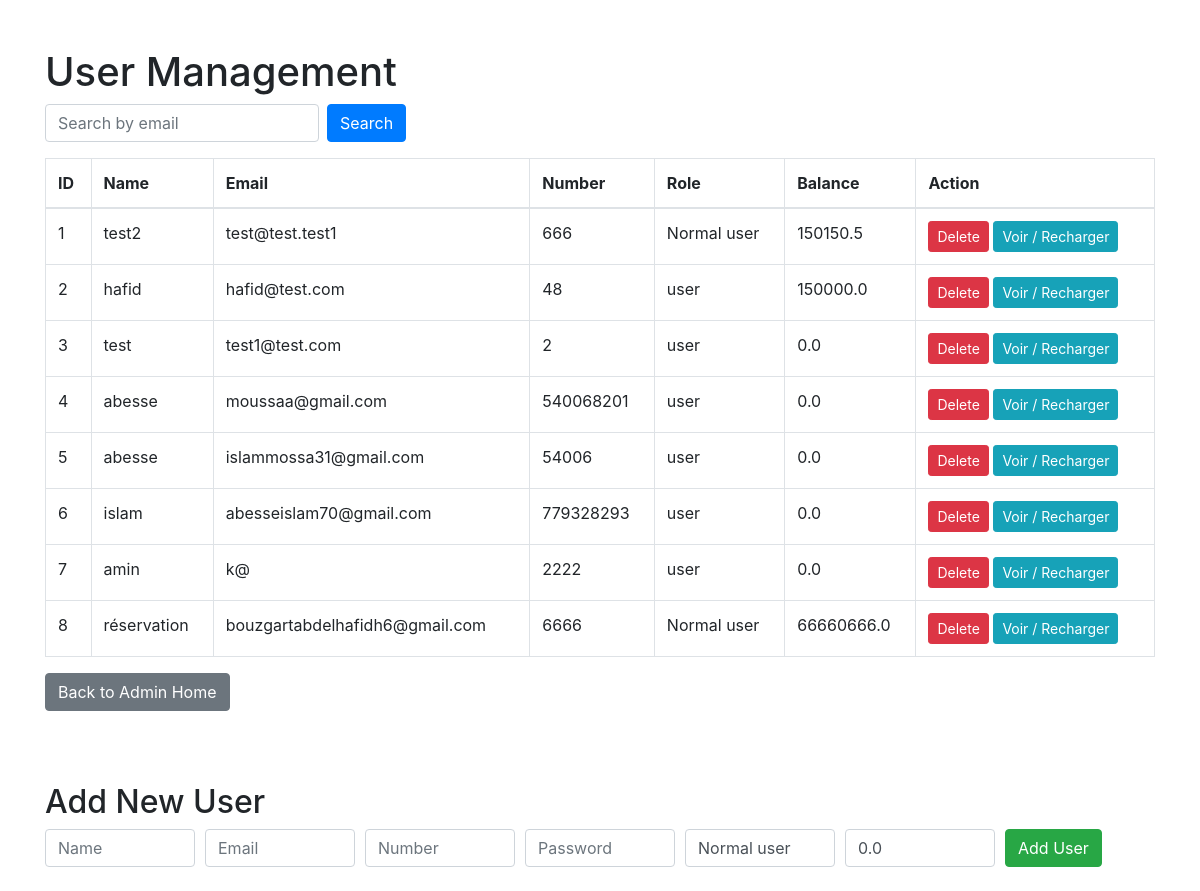
Before: /admin/users with the older database file.
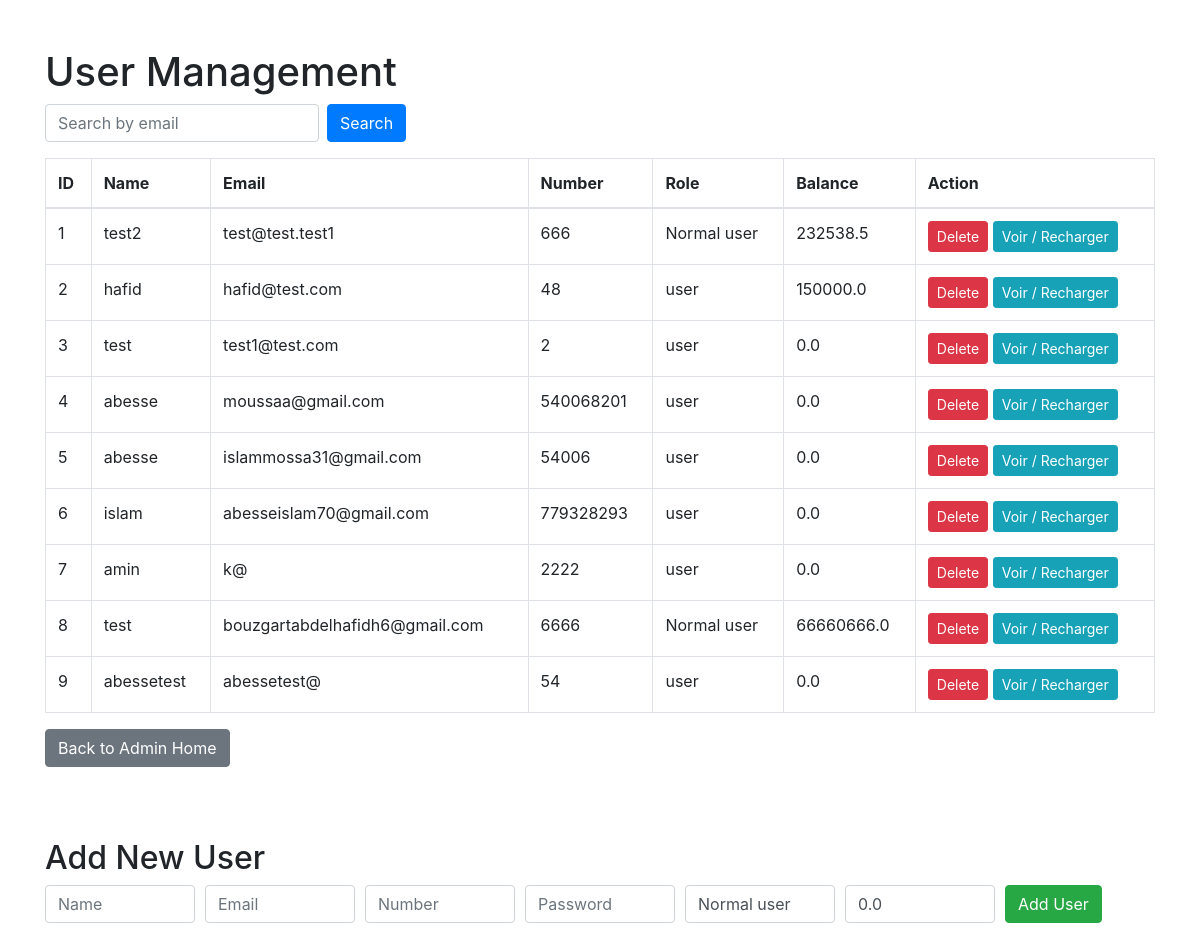
After: the same page with the newer database file.
### models.py (models this page shows)
class User(db.Model):
    __tablename__ = 'users'
    id = db.Column(db.Integer, primary_key=True)
    name = db.Column(db.String(100), nullable=False)
    email = db.Column(db.String(120), unique=True, nullable=False)
    number = db.Column(db.Integer,unique=True,nullable=False)
    password = db.Column(db.String(100), nullable=False)
    role = db.Column(db.String(20), default='Normal user')
    balance = db.Column(db.Float, default=0.0)
    bookings = db.relationship('Booking', backref='user')
    recharges = db.relationship('Recharge', backref='user')

### admin_bcnslg_bleu.py (the view)
@admin_bp.route('/users')
def users_page():
    search_email = request.args.get('search_email')
    if search_email:
        users = [get_user_by_email(search_email)] if get_user_by_email(search_email) else []
    else:
        users = get_all_users()
    return render_template('users.html', users=users)

### data_access1.py (called while the page is built)
def get_all_users():
    return User.query.all()

### templates/users.html (shortened to what this page needs)
<!DOCTYPE html>
<html lang="en">
<head>
    <link rel="stylesheet" href="https://stackpath.bootstrapcdn.com/bootstrap/4.5.2/css/bootstrap.min.css">
</head>
<body>
<div class="container mt-5">
    <h1>User Management</h1>
    <form method="get" action="{{ url_for('admin_bp.users_page') }}" class="form-inline mb-3">
        <input type="email" name="search_email" class="form-control mr-2" placeholder="Search by email" value="{{ request.args.get('search_email', '') }}">
        <button type="submit" class="btn btn-primary">Search</button>
    </form>
    <table class="table table-bordered">
        <thead>
            <tr>
                <th>ID</th>
                <th>Name</th>
                <th>Email</th>
                <th>Number</th>
                <th>Role</th>
                <th>Balance</th>
                <th>Action</th>
            </tr>
        </thead>
        <tbody>
            {% for user in users %}
            <tr>
                <td>{{ user.id }}</td>
                <td>{{ user.name }}</td>
                <td>{{ user.email }}</td>
                <td>{{ user.number }}</td>
                <td>{{ user.role }}</td>
                <td>{{ user.balance }}</td>
                <td>
                    <form action="{{ url_for('admin_bp.delete_user_admin', user_id=user.id) }}" method="POST" style="display:inline;">
                        <button type="submit" class="btn btn-danger btn-sm">Delete</button>
                    </form>
                    <a href="{{ url_for('admin_bp.user_detail', user_id=user.id) }}" class="btn btn-info btn-sm">Voir / Recharger</a>
                </td>
            </tr>
            {% endfor %}
        </tbody>
    </table>
    <a href="{{ url_for('admin_bp.admin_home') }}" class="btn btn-secondary mb-4">Back to Admin Home</a>
    <h2 class="mt-5">Add New User</h2>
    <form action="{{ url_for('admin_bp.create_user_admin') }}" method="POST" class="mb-4">
        <div class="form-row">
            <div class="col"><input type="text" name="name" class="form-control" placeholder="Name" required></div>
            <div class="col"><input type="email" name="email" class="form-control" placeholder="Email" required></div>
            <div class="col"><input type="number" name="number" class="form-control" placeholder="Number" required></div>
            <div class="col"><input type="password" name="password" class="form-control" placeholder="Password" required></div>
            <div class="col"><input type="text" name="role" class="form-control" placeholder="Role" value="Normal user"></div>
            <div class="col"><input type="number" step="0.01" name="balance" class="form-control" placeholder="Balance" value="0.0"></div>
            <div class="col"><button type="submit" class="btn btn-success">Add User</button></div>
        </div>
    </form>
</div>
</body>
</html>

Changed rows visible on the page:
changed User "test2": balance "150150.5" → "232538.5"
changed User "bouzgartabdelhafidh6@gmail.com": name "réservation" → "test"
added User: id "9", name "abessetest", email "abessetest@", number "54", role "user", balance "0.0"
